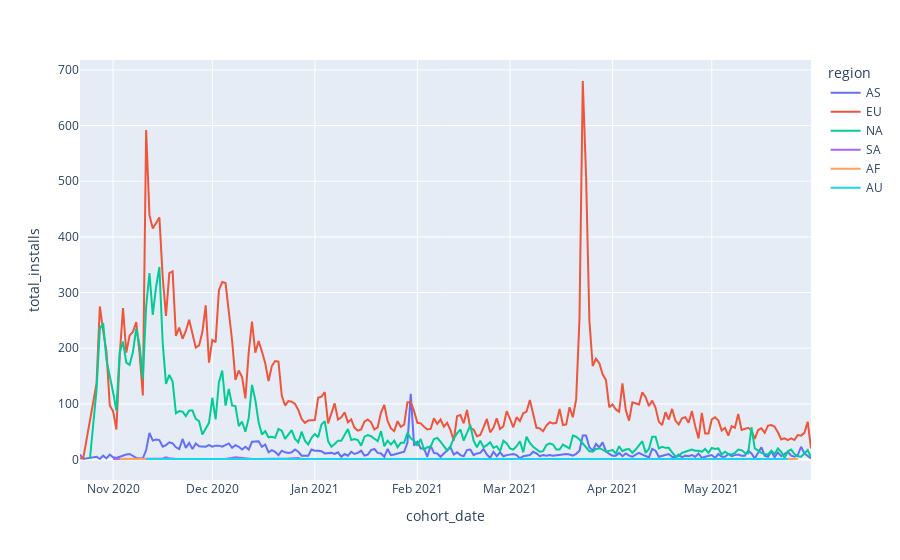

The cell this chart's notebook holds for it:
### Markdown cell above
#### По региону, стране.

### Code cell
installs_by_region = (preinstalls
                         .groupby(by=['cohort_date', 'region'], as_index=False)
                         .agg(total_installs=('user_id', 'nunique')))
fig = px.line(installs_by_region,x='cohort_date', y='total_installs', color='region')
fig.show()

### Figure 1 — Plotly figure (JSON) as saved in the notebook; plotly's stock layout.template omitted (floating-point values rounded to 4 significant figures; data arrays with more than 128 entries replaced by an {"elided": "..."} marker saying what was removed)
{"data": [{"hovertemplate": "region=AS<br>cohort_date=%{x}<br>total_installs=%{y}<extra></extra>", "legendgroup": "AS", "line": {"color": "#636efa", "dash": "solid"}, "marker": {"symbol": "circle"}, "mode": "lines", "name": "AS", "orientation": "v", "showlegend": true, "type": "scatter", "x": {"elided": "218 str values"}, "xaxis": "x", "y": {"elided": "218 int values"}, "yaxis": "y"}, {"hovertemplate": "region=EU<br>cohort_date=%{x}<br>total_installs=%{y}<extra></extra>", "legendgroup": "EU", "line": {"color": "#EF553B", "dash": "solid"}, "marker": {"symbol": "circle"}, "mode": "lines", "name": "EU", "orientation": "v", "showlegend": true, "type": "scatter", "x": {"elided": "219 str values"}, "xaxis": "x", "y": {"elided": "219 int values"}, "yaxis": "y"}, {"hovertemplate": "region=NA<br>cohort_date=%{x}<br>total_installs=%{y}<extra></extra>", "legendgroup": "NA", "line": {"color": "#00cc96", "dash": "solid"}, "marker": {"symbol": "circle"}, "mode": "lines", "name": "NA", "orientation": "v", "showlegend": true, "type": "scatter", "x": {"elided": "218 str values"}, "xaxis": "x", "y": {"elided": "218 int values"}, "yaxis": "y"}, {"hovertemplate": "region=SA<br>cohort_date=%{x}<br>total_installs=%{y}<extra></extra>", "legendgroup": "SA", "line": {"color": "#ab63fa", "dash": "solid"}, "marker": {"symbol": "circle"}, "mode": "lines", "name": "SA", "orientation": "v", "showlegend": true, "type": "scatter", "x": ["2020-11-01T00:00:00", "2020-11-08T00:00:00", "2020-11-11T00:00:00", "2020-11-14T00:00:00", "2020-11-15T00:00:00", "2020-11-16T00:00:00", "2020-11-17T00:00:00", "2020-11-18T00:00:00", "2020-11-19T00:00:00", "2020-11-20T00:00:00", "2020-11-22T00:00:00", "2020-11-24T00:00:00", "2020-11-25T00:00:00", "2020-11-26T00:00:00", "2020-11-30T00:00:00", "2020-12-02T00:00:00", "2020-12-03T00:00:00", "2020-12-04T00:00:00", "2020-12-05T00:00:00", "2020-12-08T00:00:00", "2020-12-12T00:00:00", "2020-12-13T00:00:00", "2020-12-15T00:00:00", "2020-12-16T00:00:00", "2020-12-17T00:00:00", "2020-12-18T00:00:00", "2020-12-20T00:00:00", "2020-12-24T00:00:00", "2020-12-27T00:00:00", "2020-12-28T00:00:00", "2020-12-29T00:00:00", "2020-12-30T00:00:00", "2021-01-01T00:00:00", "2021-01-02T00:00:00", "2021-01-05T00:00:00", "2021-01-08T00:00:00", "2021-01-10T00:00:00", "2021-01-12T00:00:00", "2021-01-13T00:00:00", "2021-01-14T00:00:00", "2021-01-18T00:00:00", "2021-01-23T00:00:00", "2021-01-25T00:00:00", "2021-01-26T00:00:00", "2021-01-31T00:00:00", "2021-02-08T00:00:00", "2021-02-11T00:00:00", "2021-02-12T00:00:00", "2021-02-13T00:00:00", "2021-02-14T00:00:00", "2021-02-19T00:00:00", "2021-03-07T00:00:00", "2021-03-08T00:00:00", "2021-03-25T00:00:00", "2021-03-31T00:00:00", "2021-04-04T00:00:00", "2021-04-07T00:00:00", "2021-04-08T00:00:00", "2021-04-11T00:00:00", "2021-04-13T00:00:00", "2021-05-04T00:00:00", "2021-05-06T00:00:00", "2021-05-24T00:00:00"], "xaxis": "x", "y": [1, 1, 1, 2, 1, 2, 4, 2, 2, 1, 1, 1, 1, 1, 2, 1, 1, 2, 1, 4, 1, 1, 1, 1, 1, 2, 1, 2, 3, 1, 1, 1, 2, 1, 1, 1, 1, 1, 1, 1, 2, 1, 1, 2, 1, 1, 1, 1, 1, 1, 2, 1, 1, 1, 2, 1, 2, 1, 2, 1, 1, 1, 1], "yaxis": "y"}, {"hovertemplate": "region=AF<br>cohort_date=%{x}<br>total_installs=%{y}<extra></extra>", "legendgroup": "AF", "line": {"color": "#FFA15A", "dash": "solid"}, "marker": {"symbol": "circle"}, "mode": "lines", "name": "AF", "orientation": "v", "showlegend": true, "type": "scatter", "x": ["2020-11-03T00:00:00", "2020-11-05T00:00:00", "2020-11-07T00:00:00", "2020-11-13T00:00:00", "2020-11-19T00:00:00", "2020-11-23T00:00:00", "2020-11-24T00:00:00", "2020-11-30T00:00:00", "2020-12-04T00:00:00", "2020-12-06T00:00:00", "2020-12-13T00:00:00", "2020-12-16T00:00:00", "2020-12-18T00:00:00", "2020-12-19T00:00:00", "2020-12-20T00:00:00", "2020-12-21T00:00:00", "2020-12-23T00:00:00", "2020-12-27T00:00:00", "2020-12-30T00:00:00", "2021-01-09T00:00:00", "2021-01-18T00:00:00", "2021-02-06T00:00:00", "2021-02-23T00:00:00", "2021-03-13T00:00:00", "2021-03-23T00:00:00", "2021-04-27T00:00:00", "2021-05-02T00:00:00", "2021-05-27T00:00:00"], "xaxis": "x", "y": [1, 1, 1, 1, 2, 1, 1, 1, 1, 1, 1, 1, 2, 2, 1, 1, 1, 1, 1, 1, 1, 1, 1, 1, 1, 1, 1, 1], "yaxis": "y"}, {"hovertemplate": "region=AU<br>cohort_date=%{x}<br>total_installs=%{y}<extra></extra>", "legendgroup": "AU", "line": {"color": "#19d3f3", "dash": "solid"}, "marker": {"symbol": "circle"}, "mode": "lines", "name": "AU", "orientation": "v", "showlegend": true, "type": "scatter", "x": ["2020-11-11T00:00:00", "2020-11-16T00:00:00", "2020-11-17T00:00:00", "2020-11-21T00:00:00", "2020-11-26T00:00:00", "2020-12-26T00:00:00", "2021-01-10T00:00:00", "2021-01-17T00:00:00", "2021-01-18T00:00:00", "2021-01-20T00:00:00", "2021-01-22T00:00:00", "2021-02-02T00:00:00", "2021-02-18T00:00:00", "2021-02-20T00:00:00", "2021-03-06T00:00:00", "2021-04-13T00:00:00", "2021-04-19T00:00:00", "2021-05-19T00:00:00", "2021-05-24T00:00:00"], "xaxis": "x", "y": [1, 1, 1, 1, 1, 1, 2, 1, 1, 1, 1, 1, 1, 1, 1, 1, 1, 2, 1], "yaxis": "y"}], "layout": {"legend": {"title": {"text": "region"}, "tracegroupgap": 0}, "margin": {"t": 60}, "xaxis": {"anchor": "y", "domain": [0, 1], "title": {"text": "cohort_date"}}, "yaxis": {"anchor": "x", "domain": [0, 1], "title": {"text": "total_installs"}}}}
